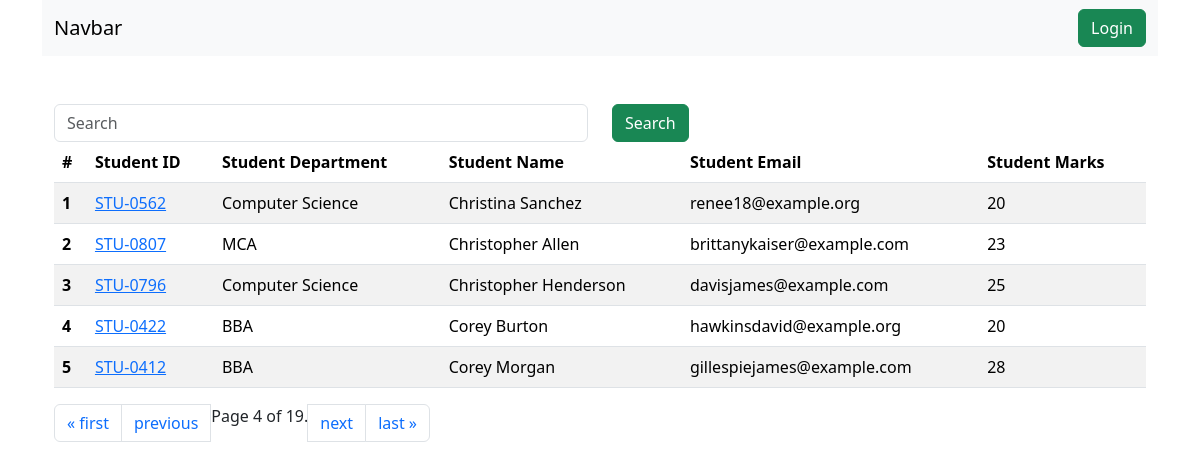
The app's page /student/?page=4 with its own data.
### vege/models.py (models this page shows, shortened)
class Student(models.Model):
  department = models.ForeignKey(Department, related_name='depart', on_delete=models.CASCADE)
  student_id = models.OneToOneField(StudentID, related_name='studentid', on_delete=models.CASCADE)
  student_name = models.CharField(max_length=100)
  student_email = models.EmailField(unique=True)
  student_age = models.IntegerField(default=18)
  student_address = models.TextField()
  is_deleted = models.BooleanField(default=False)
  objects = StudentManager()
  admin_objects = models.Manager()
  class Meta:
    ordering = ['student_name']
    verbose_name = "student"

class StudentID(models.Model):
  student_id = models.CharField(max_length=100)
  def __str__(self):
    return self.student_id

class Department(models.Model):
  department = models.CharField(max_length=100)
  class Meta:
    ordering = ['department']

### vege/views.py (the view, shortened to what this page needs)
# urls.py: path('student/', get_student, name='get_student'),
def get_student(request):
  queryset = Student.objects.all()
  paginator = Paginator(queryset, 5)  # Show 5 contacts per page.
  page_number = request.GET.get("page")
  page_obj = paginator.get_page(page_number)
  print(page_obj)
  return render(request, 'report/student.html', context={'queryset': page_obj})

### vege/models.py (called while the page is built)
  def get_queryset(self):
    return super().get_queryset().filter(is_deleted = False)

### vege/templates/report/student.html (shortened to what this page needs)
{% extends "base.html" %}
{% load static %}
{% block start %}
<div class="container mt-5">
  <form action="">
    <div class="row">
    <div class="col-md-6">
      <input class="form-control" name='search' type="text" placeholder="Search" >
    </div>
    <div class="col-md-6">
      <button class="btn btn-success">Search</button>
    </div>
  </div>
  </form>
  <table class="table table-striped">
    <thead>
      <tr>
        <th scope="col">#</th>
        <th scope="col">Student ID</th>
        <th scope="col">Student Department</th>
        <th scope="col">Student Name</th>
        <th scope="col">Student Email</th>
        <th scope="col">Student Marks</th>
      </tr>
    </thead>
    <tbody>
      {% for student in queryset %}
      <tr>
        <th scope="row">{{ forloop.counter }}</th>
        <td><a href="{% url "see_marks" student.student_id %}">{{student.student_id}}</a></td>
        <td>{{student.department.department}}</td>
        <td>{{student.student_name}}</td>
        <td>{{student.student_email}}</td>
        <td>{{student.student_age}}</td>
      </tr>
      {% endfor %}
    </tbody>
  </table>
  <nav aria-label="Page navigation example">
    <ul class="pagination">
        {% if queryset.has_previous %}
        <li class="page-item"><a class="page-link" href="?page=1">&laquo; first</a></li>
        <li class="page-item"><a class="page-link" href="?page={{ queryset.previous_page_number }}">previous</a></li>
        {% endif %}
        <span class="current">
            Page {{ queryset.number }} of {{ queryset.paginator.num_pages }}.
        </span>
        {% if queryset.has_next %}
        <li class="page-item"><a class="page-link" href="?page={{ queryset.next_page_number }}">next</a></li>
        <li class="page-item"><a class="page-link" href="?page={{ queryset.paginator.num_pages }}">last &raquo;</a></li>
        {% endif %}
</div>
{% endblock %}

### records on screen
Student: student_id "STU-0562", department.department "Computer Science", student_name "Christina Sanchez", student_email "renee18@example.org", student_age "20"
Student: student_id "STU-0807", department.department "MCA", student_name "Christopher Allen", student_email "brittanykaiser@example.com", student_age "23"
Student: student_id "STU-0796", department.department "Computer Science", student_name "Christopher Henderson", student_email "davisjames@example.com", student_age "25"
Student: student_id "STU-0422", department.department "BBA", student_name "Corey Burton", student_email "hawkinsdavid@example.org", student_age "20"
Student: student_id "STU-0412", department.department "BBA", student_name "Corey Morgan", student_email "gillespiejames@example.com", student_age "28"

### other values on screen
{{ queryset.number }} "4"
{{ queryset.paginator.num_pages }} "19"
